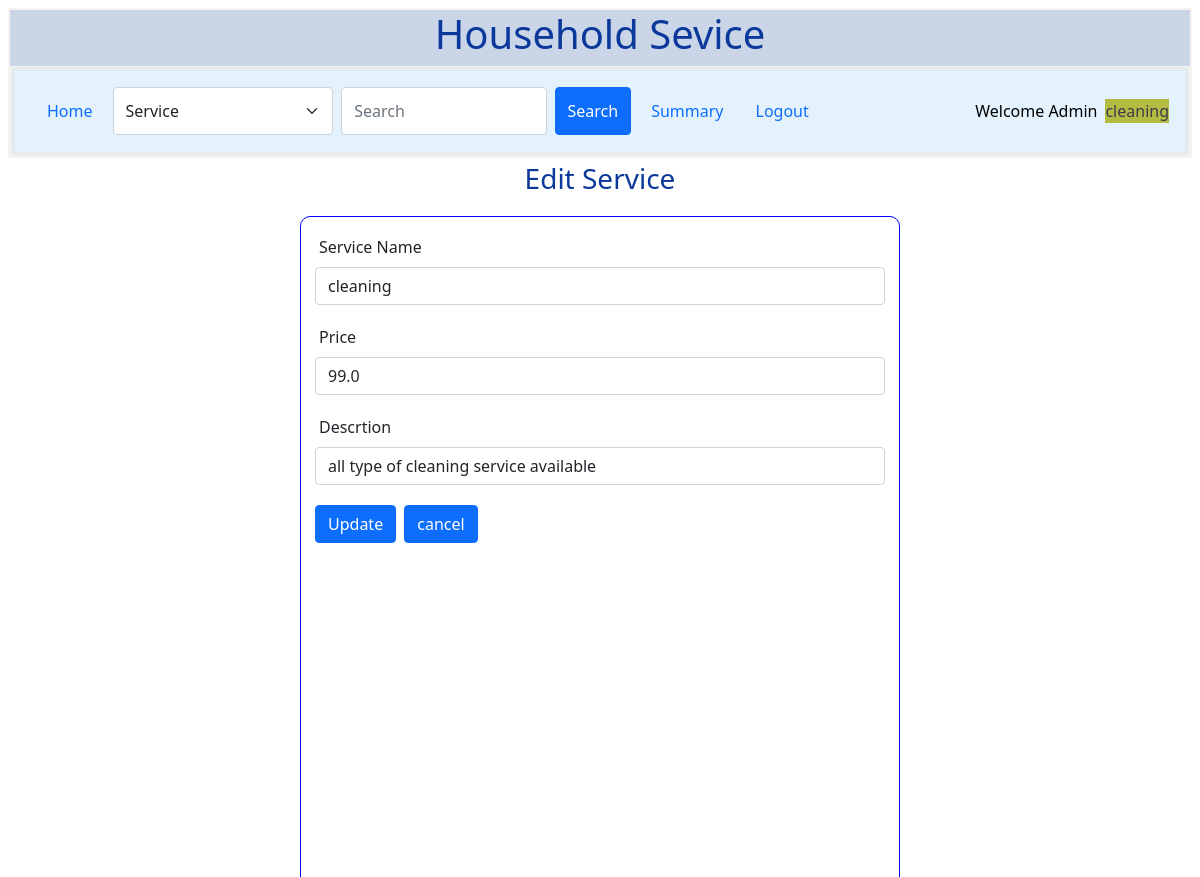
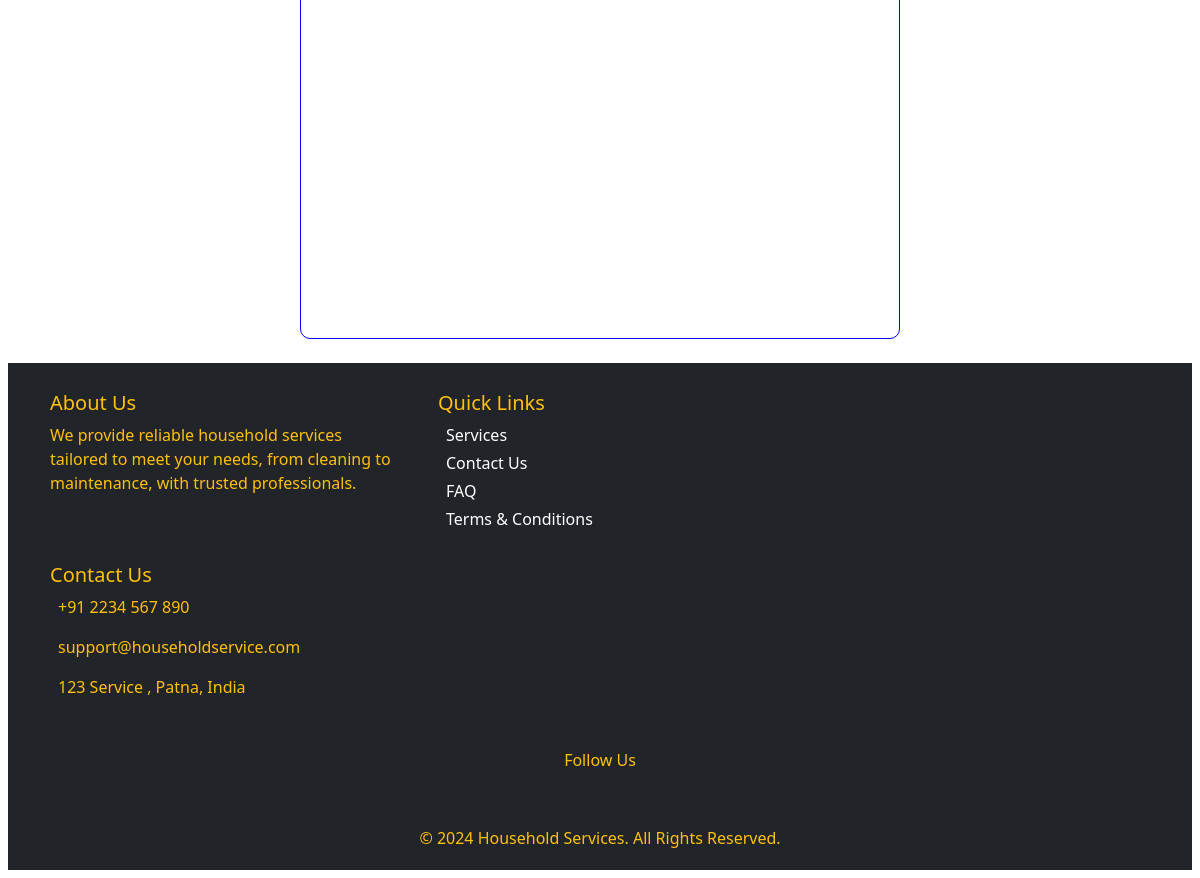
Page /edit_service/1/cleaning on the committed database (2 pictures, top to bottom).
### backend/models.py (models this page shows)
class Service(db.Model):
    __tablename__="service"
    id = db.Column(db.Integer, primary_key=True)
    name=db.Column(db.String,nullable=False)
    price=db.Column(db.Float,default=0.0)
    action=db.Column(db.String,default="Edit/Delte")
    description=db.Column(db.String)

### backend/controllers.py (the view, shortened to what this page needs)
@app.route("/edit_service/<sid>/<name>",methods=["GET","POST"])
def edit_service(sid,name):
    service=get_service(sid)
    return render_template("edit_service.html",name=name,service=service)

### backend/controllers.py (called while the page is built)
def get_service(id):
    service = Service.query.filter_by(id=id).first()
    return service

### templates/edit_service.html (shortened to what this page needs)
{%extends "admin_layout.html"%}
{%block content_edit_service%}
          {%if service%}
            <div class="centre"> <h3> Edit Service</h3></div>
            <form action="/edit_service/{{service.id}}/{{name}}" method="POST">
                <div class="signup_form">
                    <div class="mb-3">
                        <label for="service_name" class="form-label">Service Name </label>
                        <input type="text" class="form-control"  name="service_name" id="service_name" value="{{service.name}}" placeholder="Enter New Service Name">   <div class="centre">{{msg}} </div>
                      </div>
                      <div class="mb-3">
                        <label for="price" class="form-label">Price </label>
                        <input type="text" class="form-control" name="price" id="price" value="{{service.price}}" placeholder="Enter Price">
                      </div>
                     <div class="mb-3">
                    <label for="description" class="form-label"> Descrtion </label>
                        <input type="text" class="form-control" name="description" id="description" value="{{service.description}}" placeholder="Enter Description">
                      </div>
                      <div class="mb-3">
                      <button type="submit" class="btn btn-primary"> Update </button>
                      <a href="/admin/{{name}}" type="button" class="btn btn-primary"> cancel </a>
                    </div>
                </div>
              </form>
            {%endif%}
{%endblock%}

### templates/admin_layout.html (shortened to what this page needs)
<!DOCTYPE html>
<html>
    <head>
        <link rel="stylesheet" href="/static/style/main.css">
        <link href="https://cdn.jsdelivr.net/npm/bootstrap@5.0.2/dist/css/bootstrap.min.css" rel="stylesheet">
    </head>
    <body>
        <div class="my_container">
        <div class="centre"> <h1>Household Sevice </h1></div>
            <div class="my_panel">
              <nav class="navbar navbar-expand-lg " style="background-color: #e3f2fd;">
                <div class="container-fluid">
                    <ul class="navbar-nav me-auto mb-2 mb-lg-0">
                      <li class="nav-item">
                        <a class="nav-link active" aria-current="page" href="/admin/{{name}}">Home</a>
                      </li>
                      <form class="d-flex" action="/search_admin/{{name}}" method="POST">
                      <select class="form-select me-2" name="category" id="category">
                        <option value="service">Service</option>
                      </select>
                        <input class="form-control me-2" type="search" placeholder="Search " aria-label="Search" name="search_txt" id="search_txt">
                        <button class="btn btn-primary" type="submit">Search</button>
                      </form>
                      <li class="nav-item">
                        <a class="nav-link active" aria-current="page" href="/admin_summary/{{name}}">Summary</a>
                      </li>
                      <li class="nav-item">
                        <a class="nav-link" href="/login">Logout</a>
                      </li>
                    </ul>
                    <span class="navbar-text">
                      Welcome Admin
                    </span> <br>
                            <br>
                            <div class="wlc_msg">{{name}} </div>
                  </div>
                </nav>
                </div>
              </div>
            {%block content_edit_service%}{%endblock%}
            <footer class="bg-dark text-warning pt-4 mt-4">
              <div class="container">
                <div class="row">
                  <div class="col-md-4 mb-3">
                    <h5>About Us</h5>
                    <p>
                      We provide reliable household services tailored to meet your needs, from cleaning to maintenance, with trusted professionals.
                    </p>
                  </div>
                  <div class="col-md-4 mb-3">
                    <h5>Quick Links</h5>
                    <ul class="list-unstyled">
                      <li><a href="/services" class="text-white text-decoration-none">Services</a></li>
                      <li><a href="/contact" class="text-white text-decoration-none">Contact Us</a></li>
                      <li><a href="/faq" class="text-white text-decoration-none">FAQ</a></li>
                      <li><a href="/terms" class="text-white text-decoration-none">Terms & Conditions</a></li>
                    </ul>
                  </div>
                  <div class="col-md-4 mb-3">
                    <h5>Contact Us</h5>
                    <p> +91 2234 567 890</p>
                    <p> support@householdservice.com</p>
                    <p> 123 Service , Patna, India</p>
                  </div>
                </div>
                <div class="row">
                  <div class="col text-center mt-3">
                    <h6>Follow Us</h6>
                    <a href="#" class="text-white me-3"></a>
                    <a href="#" class="text-white me-3"></a>
                    <a href="#" class="text-white me-3"></a>
                    <a href="#" class="text-white"></a>
                  </div>
                </div>
                <div class="row">
                  <div class="col text-center mt-3">
                    <p>&copy; 2024 Household Services. All Rights Reserved.</p>
                  </div>
                </div>
              </div>
            </footer>
        </body>
</html>

### static/style/main.css (style rules this page uses)
* { margin: 4px; }
.my_container { border: 2px solid rgb(244, 242, 242); background-color:rgba(188, 204, 225, 0.788); }
.my_panel { width: auto; margin: auto; height: auto; color: black; border: 1px solid rgb(248, 241, 241); background-color: rgb(230, 235, 240); }
.signup_form { border: 1px solid blue; width: 600px; height: 1000px; margin: auto; margin-top: 20px; padding: 10px; border-radius: 10px; font-size: 16px; text-align: justify; }
.centre { text-align: center; margin: auto; color: rgb(10,56,155); }
.wlc_msg { text-align: center; background-color: rgb(179, 187, 67); color:rgb(60, 60, 72); }

### rows in the picture
Service: name "cleaning", service_name "cleaning", price "99.0", description "all type of cleaning service available"
